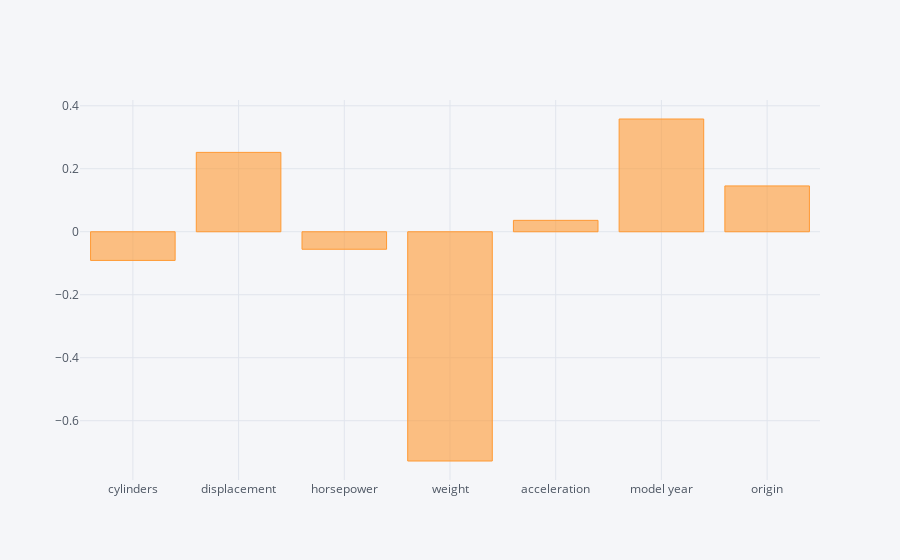

The cell this chart's notebook holds for it:
### Code cell
std_coeff[1:].round(4).iplot(kind='bar')

### Figure 1 — Plotly figure (JSON) as saved in the notebook; plotly's stock layout.template omitted (floating-point values rounded to 4 significant figures)
{"data": [{"marker": {"color": "rgba(255, 153, 51, 0.6)", "line": {"color": "rgba(255, 153, 51, 1.0)", "width": 1}}, "name": "None", "orientation": "v", "text": "", "type": "bar", "uid": "c2363f37-87e2-456d-88d7-f4e1a56be26e", "x": ["cylinders", "displacement", "horsepower", "weight", "acceleration", "model year", "origin"], "y": [-0.091, 0.252, -0.0556, -0.7279, 0.0362, 0.358, 0.1455]}], "layout": {"legend": {"bgcolor": "#F5F6F9", "font": {"color": "#4D5663"}}, "paper_bgcolor": "#F5F6F9", "plot_bgcolor": "#F5F6F9", "title": {"font": {"color": "#4D5663"}}, "xaxis": {"gridcolor": "#E1E5ED", "showgrid": true, "tickfont": {"color": "#4D5663"}, "title": {"font": {"color": "#4D5663"}, "text": ""}, "zerolinecolor": "#E1E5ED"}, "yaxis": {"gridcolor": "#E1E5ED", "showgrid": true, "tickfont": {"color": "#4D5663"}, "title": {"font": {"color": "#4D5663"}, "text": ""}, "zerolinecolor": "#E1E5ED"}}}
